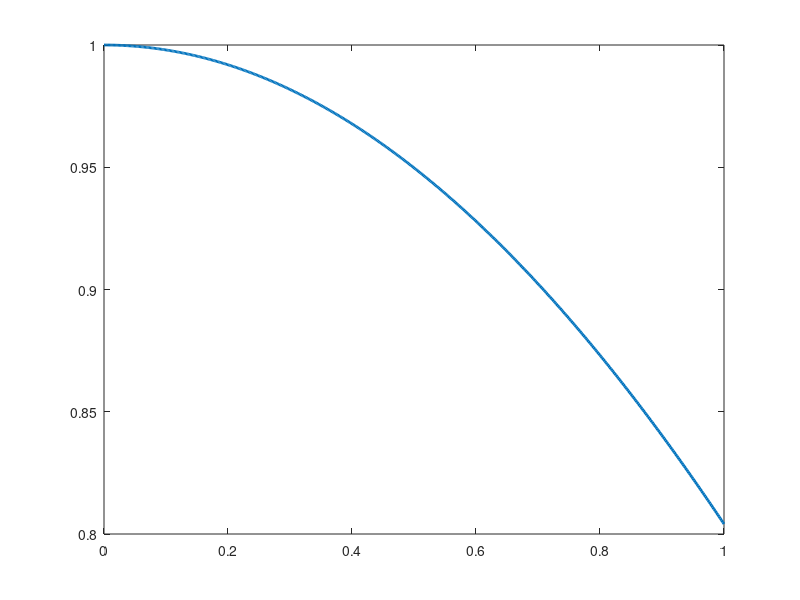

Recreate this plot in MATLAB.
% =========================================================================
% Frq_filter
% =========================================================================
% Created By    : Sydney Sroka
% Last Edited By: Sydney Sroka
% Date          : 03/29/2021
%
% ------------------------
% This script was written to practice filtering a 1D signal

clear;close all;clc

% if you change the period length to anything that isn't a multiply of pi
% (or you could change the length of the input NT to some
% non-whole number) the output is not exact

T1 = 4; % number of cycles per second
T2 = 2; % number of cycles per second

% frq
f1 = T1/(2*pi);
f2 = T2/(2*pi);

N = 500; % length of signal

NT = 100; % number of seconds

t_vec = linspace(0,1,N);

cT = 1.5*pi; % cutoff period;

%

s = cos(f1*t_vec);
plot(t_vec,s,'linewidth',2)
